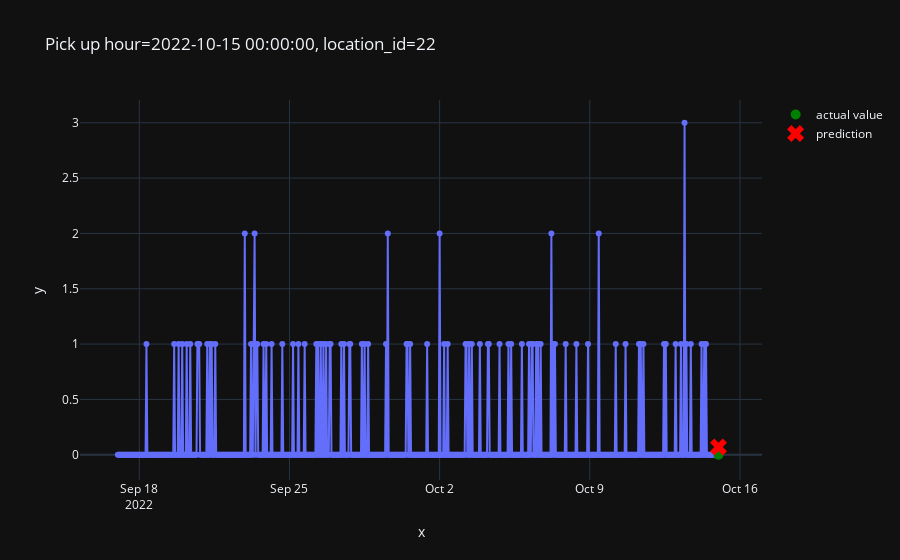

Write notebook code for a chart like this one.
### Code cell
plot_one_sample(
    features=X_test,
    targets=y_test,
    example_id=3979,
    predictions=pd.Series(predictions)
)

### Figure 1 — Plotly figure (JSON) as saved in the notebook; plotly's stock layout.template omitted (floating-point values rounded to 4 significant figures; data arrays with more than 128 entries replaced by an {"elided": "..."} marker saying what was removed)
{"data": [{"hovertemplate": "x=%{x}<br>y=%{y}<extra></extra>", "legendgroup": "", "line": {"color": "#636efa", "dash": "solid"}, "marker": {"symbol": "circle"}, "mode": "lines+markers", "name": "", "orientation": "v", "showlegend": false, "type": "scatter", "x": {"elided": "673 str values"}, "xaxis": "x", "y": {"elided": "673 int values"}, "yaxis": "y"}, {"line": {"color": "green"}, "marker": {"size": 10}, "mode": "markers", "name": "actual value", "type": "scatter", "x": ["2022-10-15T00:00:00"], "y": [0]}, {"line": {"color": "red"}, "marker": {"size": 15, "symbol": "x"}, "mode": "markers", "name": "prediction", "type": "scatter", "x": ["2022-10-15T00:00:00"], "y": [0.06998]}], "layout": {"legend": {"tracegroupgap": 0}, "title": {"text": "Pick up hour=2022-10-15 00:00:00, location_id=22"}, "xaxis": {"anchor": "y", "domain": [0, 1], "title": {"text": "x"}}, "yaxis": {"anchor": "x", "domain": [0, 1], "title": {"text": "y"}}}}
